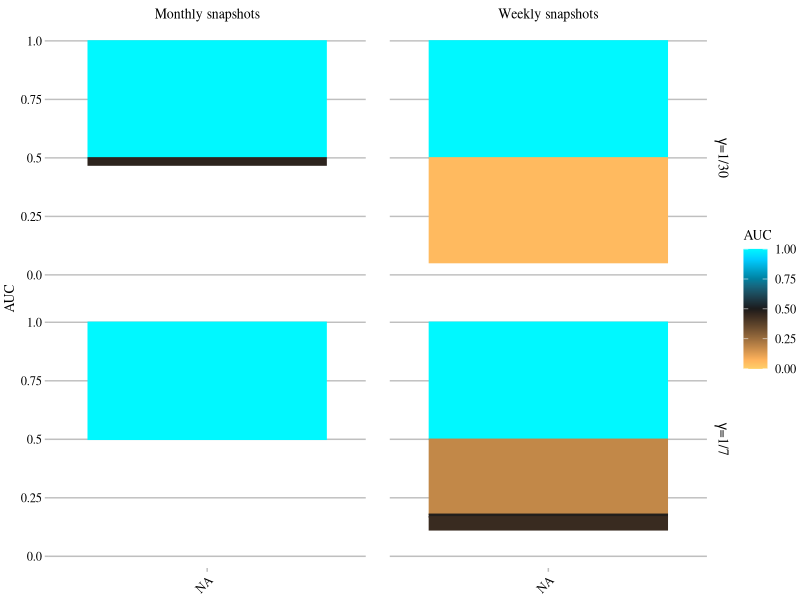
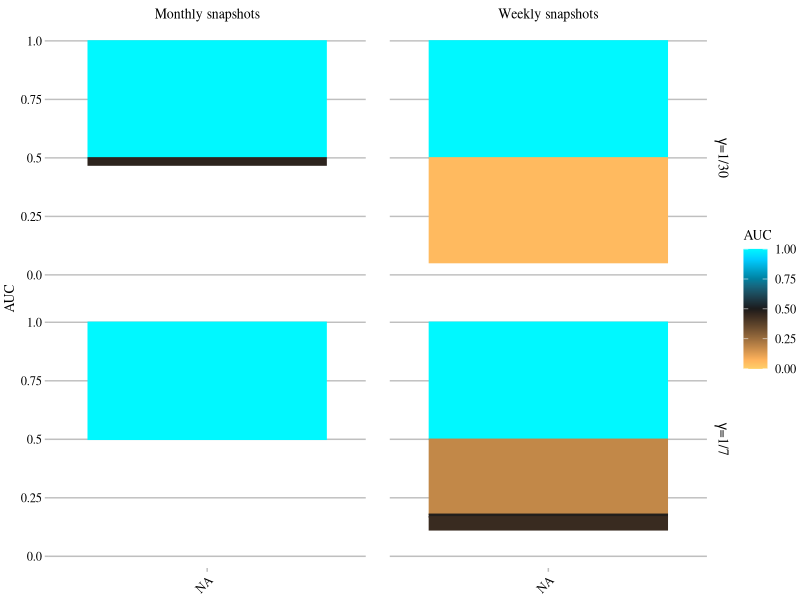

Write the R code that produced these figures, in order.
library(ggplot2)
library(ggthemes) ##
library(tidyverse)
#library(plyr)
library(reshape2)
library(colorspace)

auc_data <- read.csv("snapshots-auc.csv")
auc_data$`Infectious period` <- as.factor(auc_data$Infectious.period)
levels(auc_data$`Infectious period`) <- c(expression(paste(gamma, "=1/30")),expression(paste(gamma, "=1/7")))

auc_data$`Aggregation period` <- as.factor(auc_data$Aggregation.period)
levels(auc_data$`Aggregation period`) <- c("Monthly~snapshots","Weekly~snapshots")

auc_data$variable <- factor(auc_data$variable, levels = levels(auc_data$variable)[c(7,10,9,5,2,1,4,3,8,6)])


auc_plot <- function(df){
  
  ## Eric's AUC gradient ##
  # Given error of ~0.5, set number of levels to 10.  For a higher precision, use nlevels = 20 
  nlevels = 100  # number of bins = number of colors
  # Color scale with {colorspace}
  AUC_colors <- diverge_hcl(
    n=nlevels,  # number of colors
    h = c(45, 225),  # Hues (low, hi)
    c = 100, # fixed Chroma or Chroma Range (edges, center)
    l = c(90, 10),  # Lightness range (edges, center) 
    power = 1  # exponent
  )
  names(AUC_colors) <- seq(0,1,1/(nlevels-1))
  
  
  ggplot(df) + 
    # geom_pointrange(aes(x=variable,y=AUC, ymin=AUC-AUC_err, ymax= AUC+AUC_err, color=variable)) +
    geom_bar(aes(x=variable,y=AUC-0.5, fill = AUC, color = AUC),stat="identity"  ) + #, fill = "#088E7C") +
    facet_grid(`Infectious period`~`Aggregation period`,labeller = label_parsed)+
    geom_rangeframe(colour ="black") +
    scale_fill_gradientn(limits = c(0,1),colours=AUC_colors) +
    scale_color_gradientn(limits = c(0,1),colours=AUC_colors) +
    scale_y_continuous(name = "AUC",limits = c(-0.5,0.5),labels=c("0.0","0.25","0.5","0.75","1.0"))
  #scale_x_continuous(name = "")+#,labels=c("Variance","Variance convexity","Autocovariance",
  #                                      "Autocorrelation","Decay time", "Mean",
  #                                      "Index of Dispersion", "Coefficient of variation",
  #                                      "Skewness", "Kurtosis"))+
  # theme_minimal() +
  #theme(axis.text.x = element_text(angle = 45, hjust = 1))
}

par(font.lab = 3)
text_color <- "black"
background_color <- "white"
font_chosen <- "Times"
auc_plot(auc_data) +
  theme(text = element_text(color=text_color, size = 14, family=font_chosen),
        title = element_text(size = 12),
        line = element_line(color=text_color),
        rect = element_rect(color="black"),
        axis.title.x=element_blank(),
        axis.title.y = element_text(color=text_color,face = "plain", 
                                    family=font_chosen, size = 10),
        axis.text.x = element_text(color = text_color, angle = 45,
                                   vjust = 1, hjust=1,family=font_chosen, size = 9),
        axis.text.y = element_text(color = text_color, family=font_chosen, size=9),
        axis.ticks = element_line(color=rgb(0,0,0,.25),line),
        axis.line = element_blank(),
        legend.text = element_text(color = text_color, family=font_chosen, size=9),
        legend.title = element_text(color = text_color, family = font_chosen, size=10),
        legend.margin=margin(t=0, r=0.1, b=0, l=-0.2, unit="cm"),
        panel.grid.major = element_blank(),
        panel.grid.major.y = element_line(color = rgb(0,0,0,.25)),
        panel.grid.minor = element_blank(),
        panel.border = element_blank(),
        panel.background = element_rect(color=NA,fill=NA),
        panel.spacing = unit(1.2, "lines"),
        strip.text.y= element_text(color = text_color,angle = 270, family=font_chosen, size=10),
        strip.text.x= element_text(color = text_color, family=font_chosen, size=10),
        strip.background = element_rect(fill=NA),
        plot.background = element_rect(color=NA, fill=background_color),
        plot.margin = unit(c(0.0,0.0,0.1,0.1), "cm"))


ggsave("snapshots-auc.tiff",width =5.2 ,height=3, dpi = 300, units="in", compression="lzw")



